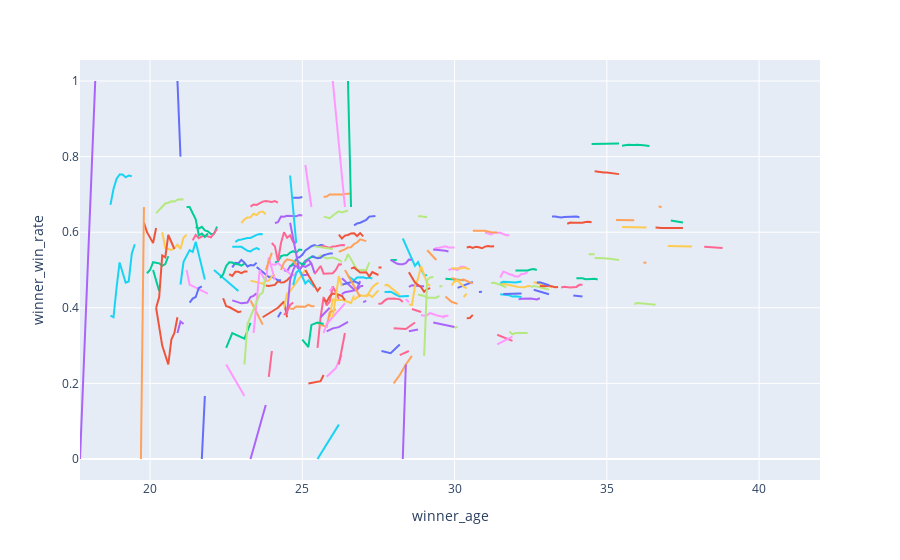

Notebook cell for this chart:
### Code cell
#Explorativer Versuch
df_agg = df2.groupby(['winner_name','winner_age'], as_index=False)[['winner_total_games_played']].max()
payload = pd.merge(df2, df_agg)[['winner_name','winner_total_games_played','winner_win_rate','winner_age']].tail(1000)
px.line(payload, x='winner_age', y='winner_win_rate', color='winner_name').update_layout(showlegend=False)
